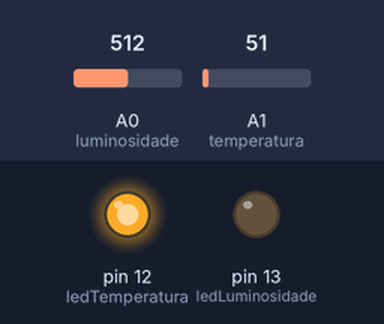
The sketch below on a simulated Arduino Uno, built with avr-gcc and run on an emulated ATmega328P. Parts: output pins drawn as LEDs (lit = HIGH). Inputs (shaded band) come from the test bench; at power-on: A1 (temperatura) = 51, A0 (luminosidade) = 512.

Above: at 1.2 s.
1.3 s: A1 (temperatura) set to 43
At 2.3 s:
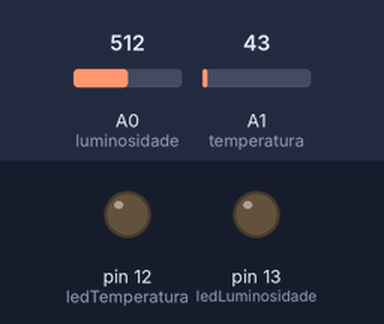
2.8 s: A0 (luminosidade) set to 106
4.3 s: A0 (luminosidade) set to 90
At 5.2 s:
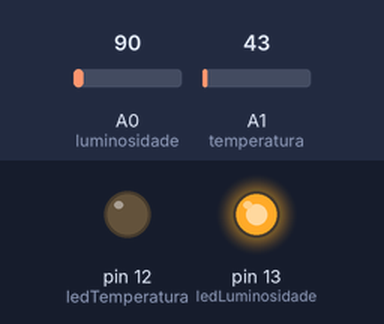
5.8 s: A1 (temperatura) set to 61
At 6.6 s:
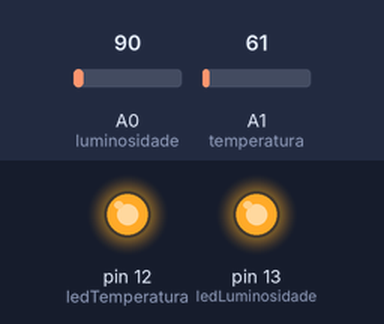
Timing chart, 0 to 8.8 s (numbered marks = the images above; inputs shaded):
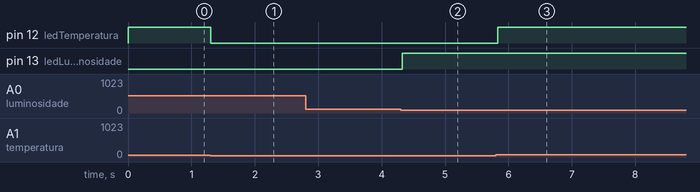

The sketch:

C_digo.ino
```cpp
#define ledLuminosidade 13
#define ledTemperatura 12

#define luminosidade A0
#define temperatura A1

void setup() {
  // put your setup code here, to run once:
  pinMode(ledLuminosidade, OUTPUT);
  pinMode(ledTemperatura, OUTPUT);

  Serial.begin(9600);
}

void loop() {
  // put your main code here, to run repeatedly:
  String entrada = "";
  char c = "";
  if (analogRead(luminosidade) < 100) {
    digitalWrite(ledLuminosidade, HIGH);
  } else {
    digitalWrite (ledLuminosidade, LOW);
  }

  if ((analogRead((temperatura)) * 0.4887585532 > 23)) {
    digitalWrite(ledTemperatura, HIGH);
  }
  else {
    digitalWrite(ledTemperatura, LOW);
  }

  while (Serial.available()) {
    c = Serial.read();
    entrada.concat(c);
  }

  if (entrada != "") {
    if (entrada == "t") {
      Serial.print("Temperatura: ");
      Serial.print((analogRead(temperatura)) * 0.4887585532);
      Serial.println(" C");
    }
    else if (entrada == "l") {
      Serial.print("Luminosidade: ");
      Serial.println(analogRead(luminosidade));
    }
  }
     delay(50);
}
```

Measured:
- the behaviour switches between 48 and 47 on A1 (temperatura) (found by bisection; images 0 and 1)
- the behaviour switches between 100 and 99 on A0 (luminosidade) (found by bisection; images 1 and 2)
- after the input at 1.3 s, pin 12 (ledTemperatura): HIGH → LOW at once
- after the input at 2.8 s, every drawn part: stays the same
- after the input at 4.3 s, pin 13 (ledLuminosidade): LOW → HIGH at once
- after the input at 5.8 s, pin 12 (ledTemperatura): LOW → HIGH at once
